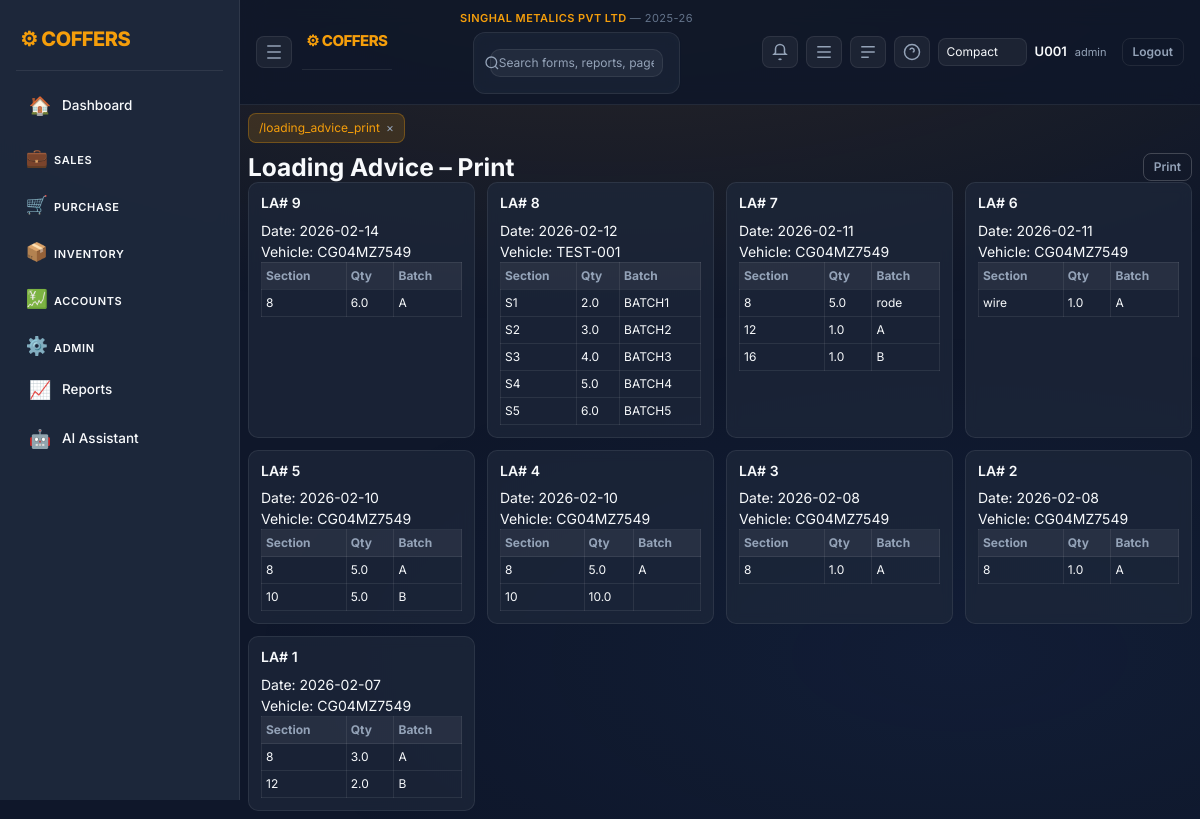
The app's page /loading_advice_print (signed in) with its own data.
### tables this page shows
CREATE TABLE company_mast(
          company_id INTEGER PRIMARY KEY AUTOINCREMENT,
          company_name TEXT,
          short_name TEXT,
          gstin TEXT,
          address TEXT,
          city TEXT,
          state TEXT
        , group_name TEXT, company_logo TEXT, app_logo TEXT);

CREATE TABLE financial_years(
          fy_id INTEGER PRIMARY KEY AUTOINCREMENT,
          company_id INTEGER,
          fy_name TEXT,
          start_date TEXT,
          end_date TEXT
        );

CREATE TABLE loading_advice_head(
 la_id INTEGER PRIMARY KEY AUTOINCREMENT,
 la_date TEXT,
 vehicle_no TEXT,
 supplier_id INTEGER,
 customer_id INTEGER,
 user_code TEXT
, status TEXT DEFAULT 'OPEN', whatsapp_sent INTEGER DEFAULT 0, approval_status TEXT, approval_note TEXT, company_id INTEGER, division_id INTEGER, fy_id INTEGER);

CREATE TABLE loading_advice_body(
 id INTEGER PRIMARY KEY AUTOINCREMENT,
 la_id INTEGER,
 so_id INTEGER,
 po_id INTEGER,
 item_id INTEGER,
 qty REAL,
 purchase_rate REAL,
 sale_rate REAL,
 rate_diff REAL,
 amount REAL
, item_name TEXT, section TEXT, part TEXT);

### app.py (the view)
@app.route("/loading_advice_print")
def loading_advice_print():
    if "user" not in session:
        return redirect("/")
    con = db()
    las = con.execute("""
        SELECT la_id,la_date,vehicle_no
        FROM loading_advice_head
        ORDER BY la_id DESC
    """).fetchall()
    la_rows = {}
    for la in las:
        la_rows[la["la_id"]] = con.execute("""
            SELECT section,qty,part
            FROM loading_advice_body
            WHERE la_id=?
        """, (la["la_id"],)).fetchall()
    return render_template("loading_advice_print.html", las=las, la_rows=la_rows, today=today())

### app.py (called while the page is built)
def today():
    return date.today().isoformat()

def db():
    con = getattr(g, "_db", None)
    if con is None:
        con = sqlite3.connect(DB)
        con.row_factory = sqlite3.Row
        g._db = con
    return con

def ensure_company_context(con):
    ensure_company_core(con)
    row = con.execute("SELECT company_id,company_name FROM company_mast ORDER BY company_id LIMIT 1").fetchone()
    if row and "company_id" not in session:
        session["company_id"] = row["company_id"]
        session["company_name"] = row["company_name"]
    company_id = session.get("company_id")
    if company_id:
        fy = con.execute("""
            SELECT fy_id,fy_name,start_date,end_date
            FROM financial_years
            WHERE company_id=?
            ORDER BY start_date
        """, (company_id,)).fetchone()
        if fy:
            session.setdefault("fy_id", fy["fy_id"])
            session.setdefault("fy_name", fy["fy_name"])
            session.setdefault("fy_start", fy["start_date"])
            session.setdefault("fy_end", fy["end_date"])

@app.before_request
def enforce_login():
    open_endpoints = {
        "login",
        "logout",
        "static",
        "so_preview", "so_accept", "so_decline",
        "la_preview", "la_accept", "la_decline",
        "po_preview", "po_accept", "po_decline",
        "two_factor",
        "public_rates",
    }
    if request.endpoint in open_endpoints or request.endpoint is None:
        return
    if "user" not in session:
        return redirect("/")
    con = db()
    ensure_company_context(con)
    now = int(time.time())
    last = session.get("last_seen", now)
    if now - last > 1800:
        session.clear()
        return redirect("/")
    session["last_seen"] = now

### templates/loading_advice_print.html
{% extends "base.html" %}
{% block content %}
<div class="print-hide d-flex justify-content-between align-items-center">
  <h3 class="m-0">Loading Advice – Print</h3>
  <button onclick="window.print()" class="btn btn-outline-secondary">Print</button>
</div>
<div class="la-grid">
{% for la in las %}
  <div class="la-card">
    <h6>LA# {{la[0]}}</h6>
    <div>Date: {{la[1]}}</div>
    <div>Vehicle: {{la[2]}}</div>
    <table>
      <tr>
        <th>Section</th>
        <th>Qty</th>
        <th>Batch</th>
      </tr>
      {% for r in la_rows[la[0]] %}
      <tr>
        <td>{{r[0]}}</td>
        <td>{{r[1]}}</td>
        <td>{{r[2]}}</td>
      </tr>
      {% endfor %}
    </table>
  </div>
{% endfor %}
</div>
{% endblock %}

### templates/base.html (shortened to what this page needs)
<!doctype html>
<html lang="en">
<head>
<link href="https://cdn.jsdelivr.net/npm/bootstrap@5.3.2/dist/css/bootstrap.min.css" rel="stylesheet">
<link href="/static/css/style.css" rel="stylesheet">
</head>
<body>
{% set logged_in = session.user is defined and session.user %}
{% if logged_in %}
  <div class="layout">
    <aside class="sidebar">
      <div class="brand">⚙ COFFERS</div>
      <nav class="menu">
        {% set path = request.path if request else '' %}
        <a href="/dashboard" class="menu-item {% if path.startswith('/dashboard') %}active{% endif %}" title="Dashboard"><span class="icon">🏠</span><span class="label">Dashboard</span></a>
        <div class="menu-group">
          <button class="menu-title collapsible" data-target="group-sales">
            <span class="icon">💼</span><span class="label">Sales</span>
          </button>
        </div>
        <div class="menu-group">
          <button class="menu-title collapsible" data-target="group-purchase">
            <span class="icon">🛒</span><span class="label">Purchase</span>
          </button>
        </div>
        <div class="menu-group">
          <button class="menu-title collapsible" data-target="group-inventory">
            <span class="icon">📦</span><span class="label">Inventory</span>
          </button>
        </div>
        <div class="menu-group">
          <button class="menu-title collapsible" data-target="group-accounts">
            <span class="icon">💹</span><span class="label">Accounts</span>
          </button>
        </div>
        <div class="menu-group">
          <button class="menu-title collapsible" data-target="group-admin">
            <span class="icon">⚙️</span><span class="label">Admin</span>
          </button>
        </div>
        <a href="/control_report" class="menu-item {% if path.startswith('/control_report') %}active{% endif %}" title="Reports"><span class="icon">📈</span><span class="label">Reports</span></a>
        <a href="/ai" class="menu-item {% if path.startswith('/ai') %}active{% endif %}" title="AI Assistant"><span class="icon">🤖</span><span class="label">AI Assistant</span></a>
      </nav>
    </aside>
    <main class="main">
      <header class="topbar">
        <div class="top-left">
          <button class="icon-btn" id="collapseBtn" title="Collapse Sidebar">
            <svg xmlns="http://www.w3.org/2000/svg" width="18" height="18" viewBox="0 0 24 24" fill="none" stroke="currentColor" stroke-width="2"><path d="M3 4h18M3 12h18M3 20h18"/></svg>
          </button>
          <div class="brand" style="font-size:15px">⚙ COFFERS</div>
        </div>
        <div class="top-center">
          <div style="font-size:11px;color:#f59e0b;font-weight:600;letter-spacing:0.04em;margin-bottom:3px">
            {{ session.company_name or 'Company not set' }}
            {% if session.fy_name %}<span style="color:#64748b;font-weight:400"> &mdash; {{ session.fy_name }}</span>{% endif %}
          </div>
          <form class="search-wrap" method="get" action="/search">
            <svg class="search-icon" xmlns="http://www.w3.org/2000/svg" width="16" height="16" viewBox="0 0 24 24" fill="none" stroke="currentColor" stroke-width="2"><circle cx="11" cy="11" r="8"/><path d="m21 21-4.3-4.3"/></svg>
            <input class="search" name="q" placeholder="Search forms, reports, pages…" value="{{ request.args.get('q','') if request else '' }}">
          </form>
        </div>
        <div class="top-right">
          <a href="/notifications" class="icon-btn" id="notifBtn" title="Notifications">
            <svg xmlns="http://www.w3.org/2000/svg" width="18" height="18" viewBox="0 0 24 24" fill="none" stroke="currentColor" stroke-width="2"><path d="M6 8a6 6 0 1 1 12 0v5l2 2H4l2-2Z"/><path d="M13.73 21a2 2 0 0 1-3.46 0"/></svg>
          </a>
          <button class="icon-btn" id="rightToggle" title="AI Pane">
            <svg xmlns="http://www.w3.org/2000/svg" width="18" height="18" viewBox="0 0 24 24" fill="none" stroke="currentColor" stroke-width="2"><path d="M3 5h18M3 12h18M3 19h18"/></svg>
          </button>
          <button class="icon-btn" id="bottomToggle" title="Console">
            <svg xmlns="http://www.w3.org/2000/svg" width="18" height="18" viewBox="0 0 24 24" fill="none" stroke="currentColor" stroke-width="2"><path d="M3 5h18M3 12h18M3 19h10"/></svg>
          </button>
          <div class="dropdown">
            <button class="icon-btn" id="helpBtn">
              <svg xmlns="http://www.w3.org/2000/svg" width="18" height="18" viewBox="0 0 24 24" fill="none" stroke="currentColor" stroke-width="2"><circle cx="12" cy="12" r="10"/><path d="M9.09 9a3 3 0 0 1 5.83 1c0 1.5-1 2-2 2"/><path d="M12 17h.01"/></svg>
            </button>
          </div>
          <select id="densitySelect" class="form-select form-select-sm" style="max-width:120px">
            <option value="compact" {% if session.default_density=='compact' %}selected{% endif %}>Compact</option>
          </select>
          <div class="user">
            <span class="user-name">{{session.user or ''}}</span>
            <span class="user-role">{{session.role or ''}}</span>
            <a href="/logout" class="btn btn-sm btn-outline-light ms-2">Logout</a>
          </div>
        </div>
      </header>
      <section class="content">
        <div id="tabsBar" class="tabs"></div>
{% endif %}
        {% block content %}{% endblock %}
{% if logged_in %}
      </section>
    </main>
  </div>
{% endif %}
</body>
</html>

### records on screen
company_mast: company_name "SINGHAL METALICS PVT LTD"
financial_years: fy_name "2025-26"
loading_advice_head: la_id "9", la_date "2026-02-14", vehicle_no "CG04MZ7549"
loading_advice_body: section "8", qty "6.0", part "A"
loading_advice_head: la_id "8", la_date "2026-02-12", vehicle_no "TEST-001"
loading_advice_body: section "S1", qty "2.0", part "BATCH1"
loading_advice_body: section "S2", qty "3.0", part "BATCH2"
loading_advice_body: section "S3", qty "4.0", part "BATCH3"
loading_advice_body: section "S4", qty "5.0", part "BATCH4"
loading_advice_body: section "S5", qty "6.0", part "BATCH5"
loading_advice_head: la_id "7", la_date "2026-02-11", vehicle_no "CG04MZ7549"
loading_advice_body: section "8", qty "5.0", part "rode"
loading_advice_body: section "12", qty "1.0", part "A"
loading_advice_body: section "16", qty "1.0", part "B"
loading_advice_head: la_id "6", la_date "2026-02-11", vehicle_no "CG04MZ7549"
loading_advice_body: section "wire", qty "1.0", part "A"
loading_advice_head: la_id "5", la_date "2026-02-10", vehicle_no "CG04MZ7549"
loading_advice_body: section "8", qty "5.0", part "A"
loading_advice_body: section "10", qty "5.0", part "B"
loading_advice_head: la_id "4", la_date "2026-02-10", vehicle_no "CG04MZ7549"
loading_advice_body: section "8", qty "5.0", part "A"
loading_advice_body: section "10", qty "10.0"
loading_advice_head: la_id "3", la_date "2026-02-08", vehicle_no "CG04MZ7549"
loading_advice_body: section "8", qty "1.0", part "A"
loading_advice_head: la_id "2", la_date "2026-02-08", vehicle_no "CG04MZ7549"
loading_advice_body: section "8", qty "1.0", part "A"
loading_advice_head: la_id "1", la_date "2026-02-07", vehicle_no "CG04MZ7549"
loading_advice_body: section "8", qty "3.0", part "A"
loading_advice_body: section "12", qty "2.0", part "B"

### other values on screen
{{ session.user or '' }} "U001"
{{ session.role or '' }} "admin"
